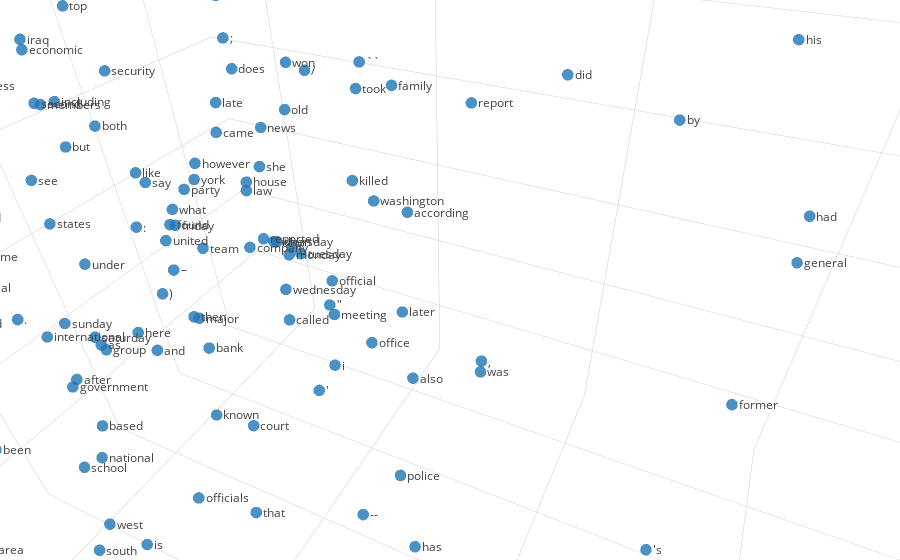

The code cell stored with this chart in its notebook:
### Code cell
trace1 = go.Scatter3d(x=pca_result_df["x"], y=pca_result_df["y"], z=pca_result_df["z"],
                      mode='markers', marker={"size": 4, "opacity": 0.8},
                      text=pca_result_df["word"])
data = [trace1]

layout = go.Layout(margin={"l": 0, "r": 0, "b": 0, "t": 0}, 
                   scene={"xaxis": {"title": "1st Principle Component"}, 
                          "yaxis": {"title": "2nd Principle Component"}, 
                          "zaxis": {"title": "3rd Principel Component"},
                          "annotations": [{"showarrow": False,
                                           "x": row["x"],
                                           "y": row["y"],
                                           "z": row["z"],
                                           "text": row["word"],
                                           "xanchor": "left",
                                           "xshift": 5,
                                           "opacity": 1} for _, row in pca_result_df.iterrows()]})

iplot(go.Figure(data=data, layout=layout))
